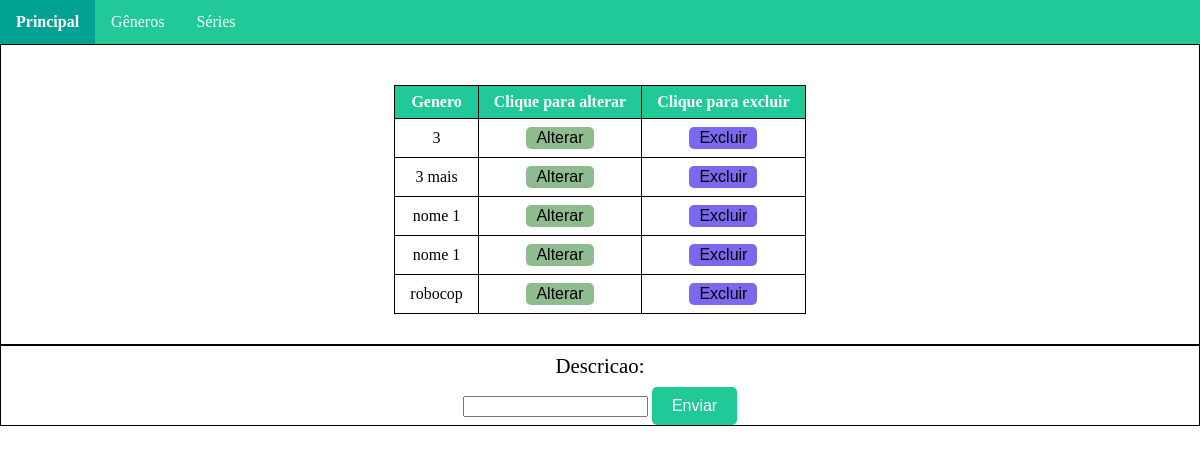
Page /genero/ on the earlier database version.
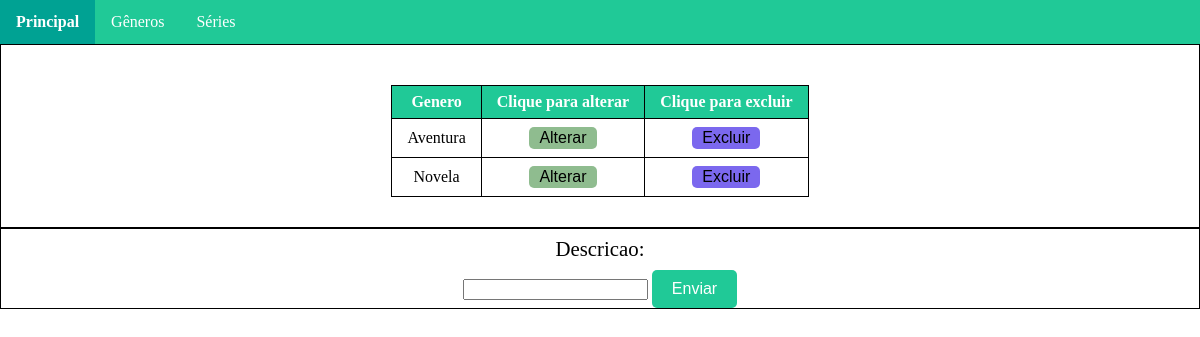
Same page on the later database version.
### genero/models.py (models this page shows, shortened)
class Genero(models.Model):
    descricao = models.CharField(max_length=100)

### genero/views.py (the view, shortened to what this page needs)
# urls.py: path('',views.cadastro,name='cadastro'),
def cadastro(request):
    form = forms.GeneroForm()
    generos_list = models.Genero.objects.order_by('descricao')
    data_dict = {"genero_records": generos_list, 'form': form}
    return render(request, 'genero/genero.html', data_dict)

### genero/forms.py
class GeneroForm(forms.ModelForm):
    class Meta:
        model = Genero
        fields = '__all__'

### templates/genero/genero.html (shortened to what this page needs)
<!DOCTYPE html>
{% load static %}
<html>
<head>
    <link href="{% static 'css/reset.css' %}" rel="stylesheet" type="text/css">
    <link href="{% static 'css/menu.css' %}" rel="stylesheet" type="text/css">
    <link href="{% static 'css/genero.css' %}" rel="stylesheet" type="text/css">
</head>
<body>
{% include "../menu.html" %}
<main>
    <div class="conteiner-center">
        <span>
            {% if genero_records %}
        <table>
            <thead>
            <tr>
                <th>Genero</th>
                <th>Clique para alterar</th>
                <th>Clique para excluir</th>
            </tr>
            </thead>
            <tbody>
            {% for genero in genero_records %}
            <tr>
                <td>{{genero.descricao}}</td>
                <td><button class="list-button editar-button" onclick="updateItem({{genero.id}})">Alterar</button></td>
                <td><button class="list-button apagar-button" onclick="deleteItem({{genero.id}})">Excluir</button></td>
            </tr>
           {% endfor %}
            </tbody>
        </table>
            {% else %}
               <p>Nenhum dado cadastrado</p>
            {% endif %}
        </span>
    </div>
    <div class="conteiner-center">
        <form onsubmit="/genero" id="form-genero" method="post">
            {{form}}
            <input type="submit" id="submit-button" value="Enviar" class="enviar-button">
        </form>
    </div>
</main>
</body>
</html>

Differences in the rows shown:
removed Genero: descricao "3"
removed Genero: descricao "3 mais"
removed Genero: descricao "nome 1"
removed Genero: descricao "nome 1"
removed Genero: descricao "robocop"
added Genero: descricao "Aventura"
added Genero: descricao "Novela"
